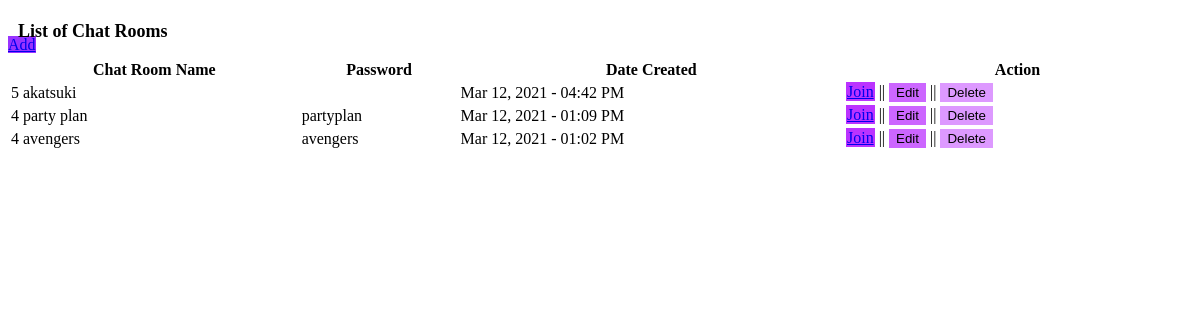
The app's page /admin/chatlist.php with its own data.
### tables this page shows
CREATE TABLE IF NOT EXISTS `chatroom` (
  `chatroomid` int(11) NOT NULL AUTO_INCREMENT,
  `chat_name` varchar(60) NOT NULL,
  `date_created` datetime NOT NULL,
  `chat_password` varchar(30) NOT NULL,
  `userid` int(11) NOT NULL,
  PRIMARY KEY (`chatroomid`)
);

### admin/chatlist.php (the view, shortened to what this page needs)
<div class="col-lg-12">
    <div class="panel panel-default" style="height:50px;">
		<span style="font-size:18px; margin-left:10px; position:relative; top:13px;"><strong><span class="glyphicon glyphicon-list"></span> List of Chat Rooms</strong></span>
		<div class="pull-right" style="margin-right:10px; margin-top:7px;">
			<a href="#add_chatroom" data-toggle="modal" class="btn btn-primary but"><span class="glyphicon glyphicon-plus"></span> Add</a>
		</div>
	</div>
	<table width="100%" class="table table-striped table-bordered table-hover" id="chatRoom">
        <thead>
            <tr>
                <th>Chat Room Name</th>
                <th>Password</th>
				<th>Date Created</th>
				<th>Action</th>
			</tr>
		</thead>
		<tbody>
		<?php
			$query=mysqli_query($conn,"select * from chatroom order by date_created desc");
			while($row=mysqli_fetch_array($query)){
				$num=mysqli_query($conn,"select * from chat_member where chatroomid='".$row['chatroomid']."'");
			?>
			<tr>
				<td><span class="badge"><?php echo mysqli_num_rows($num); ?></span> <?php echo $row['chat_name']; ?></td>
				<td><input type="hidden" id="pass<?php echo $row['chatroomid']; ?>" value="<?php echo $row['chat_password']; ?>"><?php echo $row['chat_password']; ?></td>
				<td><?php echo date('M d, Y - h:i A', strtotime($row['date_created'])); ?></td>
				<td><a href="chatroom.php?id=<?php echo $row['chatroomid']; ?>" class="btn btn-info b1"><span class="glyphicon glyphicon-comment"></span> Join</a> ||
					<button class="btn btn-warning edit b2" value="<?php echo $row['chatroomid']; ?>"><span class="glyphicon glyphicon-pencil"></span> Edit</button> ||
					<button class="btn btn-danger delete b3" value="<?php echo $row['chatroomid']; ?>"><span class="glyphicon glyphicon-trash"></span> Delete</button>
				</td>
			</tr>
			<?php
			}
		?>
        </tbody>
    </table>
</div>

### admin/chatlist.php (style rules this page uses)
.but { background-color:#9933ff !important; }
.b1 { background-color:#bb33ff !important; border: 1px solid #bb33ff; transition-duration:0.4s; }
.b2 { background-color:#cc66ff !important; border: 1px solid #cc66ff; transition-duration:0.4s; }
.b3 { background-color:#dd99ff !important; border: 1px solid #dd99ff; transition-duration:0.4s; }

### records on screen
chatroom: mysqli_num_rows($num) "5", chat_name "akatsuki", date_created "Mar 12, 2021 - 04:42 PM", $row['chatroomid'] 6 (drawn)
chatroom: mysqli_num_rows($num) "4", chat_name "party plan", chat_password "partyplan", date_created "Mar 12, 2021 - 01:09 PM", $row['chatroomid'] 5 (drawn)
chatroom: mysqli_num_rows($num) "4", chat_name "avengers", chat_password "avengers", date_created "Mar 12, 2021 - 01:02 PM"
